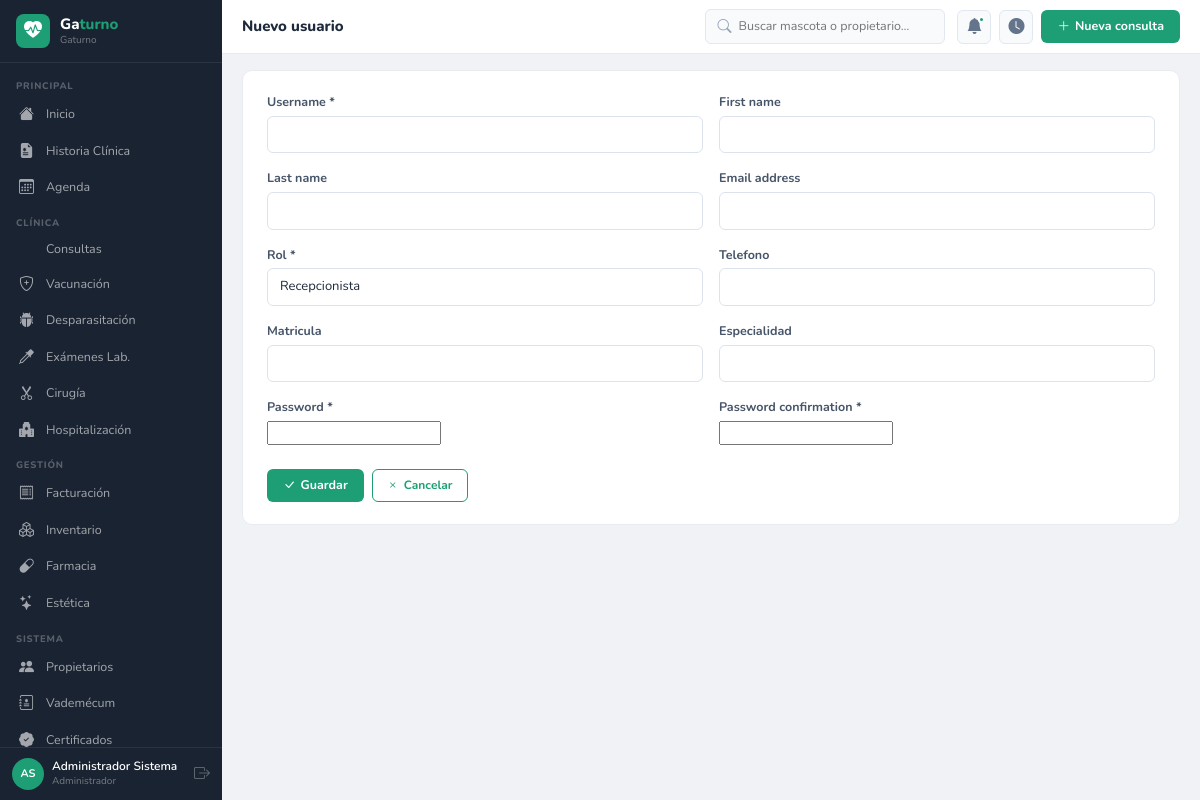
Screenshot of /accounts/usuarios/nuevo/ (signed in) with the database file from the repository.
### apps/accounts/models.py (models this page shows, shortened)
class Usuario(AbstractUser):
    ROLES = [('admin','Administrador'),('veterinario','Veterinario'),
             ('asistente','Asistente'),('recepcionista','Recepcionista'),('esteticista','Esteticista')]
    rol = models.CharField(max_length=20, choices=ROLES, default='recepcionista')
    telefono = models.CharField(max_length=20, blank=True)
    foto = models.ImageField(upload_to='usuarios/', blank=True, null=True)
    matricula = models.CharField(max_length=30, blank=True)
    especialidad = models.CharField(max_length=100, blank=True)
    class Meta:
        verbose_name='Usuario'; verbose_name_plural='Usuarios'
    @property
    def nombre_completo(self):
        return self.get_full_name() or self.username
    @property
    def iniciales(self):
        fn = (self.first_name or '')[:1].upper()
        ln = (self.last_name or '')[:1].upper()
        return (fn + ln) or self.username[:2].upper()

### apps/accounts/views.py (the view)
# urls.py: path('usuarios/nuevo/', views.crear, name='crear'),
@login_required
def crear(request):
    form = UsuarioForm(request.POST or None, request.FILES or None)
    if form.is_valid():
        form.save(); messages.success(request,'Usuario creado.'); return redirect('accounts:lista')
    return render(request, 'accounts/form.html', {'form': form,'titulo': 'Nuevo usuario'})

### apps/accounts/forms.py
class UsuarioForm(UserCreationForm):
    class Meta:
        model = Usuario
        fields = ['username','first_name','last_name','email','rol','telefono','matricula','especialidad']
        widgets = {f: forms.TextInput(attrs={'class':'form-control'}) for f in ['username','first_name','last_name','email','telefono','matricula','especialidad']}
        widgets['rol'] = forms.Select(attrs={'class':'form-select'})

### apps/accounts/templatetags/vetclinic_tags.py (called while the page is built)
@register.filter
def widget_class(field):
    return field.field.widget.__class__.__name__

### templates/accounts/form.html (shortened to what this page needs)
{% extends 'base/base.html' %}
{% load widget_tweaks %}
{% load vetclinic_tags %}
{% block page_title %}{{ titulo }}{% endblock %}
{% block content %}
<div class="form-card">
<form method="post" enctype="multipart/form-data">{% csrf_token %}
<div class="row g-3">
{% for field in form %}
<div class="{% if 'Textarea' in field|widget_class %}col-12{% else %}col-md-6{% endif %}">
  <label class="form-label">{{ field.label }}{% if field.field.required %} *{% endif %}</label>
  {% render_field field %}
</div>
{% endfor %}
</div>
<div class="d-flex gap-2 mt-4">
  <button type="submit" class="btn-vc"><i class="bi bi-check-lg"></i> Guardar</button>
  <a href="javascript:history.back()" class="btn-ol"><i class="bi bi-x"></i> Cancelar</a>
</div>
</form>
</div>
{% endblock %}

### templates/base/base.html (shortened to what this page needs)
<!DOCTYPE html>
<html lang="es">
<head>
<link rel="stylesheet" href="https://cdn.jsdelivr.net/npm/bootstrap@5.3.2/dist/css/bootstrap.min.css">
<link rel="stylesheet" href="https://cdn.jsdelivr.net/npm/bootstrap-icons@1.11.3/font/bootstrap-icons.min.css">
{% load static %}<link rel="stylesheet" href="{% static 'css/vetclinic.css' %}">
</head>
<body>
<nav class="vc-sb" id="sidebar">
  <div class="sb-brand">
    <div class="sb-ic"><i class="bi bi-heart-pulse-fill"></i></div>
    <div><div class="sb-nm">Ga<em>turno</em></div><span class="sb-sub">{{ CLINICA_NOMBRE }}</span></div>
  </div>
  <div class="sb-nav">
    <div class="nav-sec">Principal</div>
    <a href="{% url 'reportes:dashboard' %}" class="nav-link {% if request.resolver_match.namespace == 'reportes' %}active{% endif %}"><i class="bi bi-house-fill"></i><span>Inicio</span></a>
    <a href="{% url 'pacientes:lista' %}" class="nav-link "><i class="bi bi-file-earmark-medical-fill"></i><span>Historia Clínica</span></a>
    <a href="{% url 'agenda:lista' %}" class="nav-link "><i class="bi bi-calendar3"></i><span>Agenda</span></a>
    <div class="nav-sec">Clínica</div>
    <a href="{% url 'consultas:lista' %}" class="nav-link {% if request.resolver_match.namespace == 'consultas' %}active{% endif %}"><span>Consultas</span></a>
    <a href="{% url 'vacunacion:lista' %}" class="nav-link {% if request.resolver_match.namespace == 'vacunacion' %}active{% endif %}"><i class="bi bi-shield-plus"></i><span>Vacunación</span></a>
    <a href="{% url 'desparasitacion:lista' %}" class="nav-link {% if request.resolver_match.namespace == 'desparasitacion' %}active{% endif %}"><i class="bi bi-bug-fill"></i><span>Desparasitación</span></a>
    <a href="{% url 'examenes:lista' %}" class="nav-link {% if request.resolver_match.namespace == 'examenes' %}active{% endif %}"><i class="bi bi-eyedropper"></i><span>Exámenes Lab.</span></a>
    <a href="{% url 'cirugia:lista' %}" class="nav-link {% if request.resolver_match.namespace == 'cirugia' %}active{% endif %}"><i class="bi bi-scissors"></i><span>Cirugía</span></a>
    <a href="{% url 'hospitalizacion:lista' %}" class="nav-link "><i class="bi bi-hospital-fill"></i><span>Hospitalización</span></a>
    <div class="nav-sec">Gestión</div>
    <a href="{% url 'facturacion:lista' %}" class="nav-link {% if request.resolver_match.namespace == 'facturacion' %}active{% endif %}"><i class="bi bi-receipt"></i><span>Facturación</span></a>
    <a href="{% url 'inventario:lista' %}" class="nav-link {% if request.resolver_match.namespace == 'inventario' %}active{% endif %}"><i class="bi bi-boxes"></i><span>Inventario</span></a>
    <a href="{% url 'farmacia:lista' %}" class="nav-link {% if request.resolver_match.namespace == 'farmacia' %}active{% endif %}"><i class="bi bi-capsule"></i><span>Farmacia</span></a>
    <a href="{% url 'estetica:lista' %}" class="nav-link {% if request.resolver_match.namespace == 'estetica' %}active{% endif %}"><i class="bi bi-stars"></i><span>Estética</span></a>
    <div class="nav-sec">Sistema</div>
    <a href="{% url 'propietarios:lista' %}" class="nav-link {% if request.resolver_match.namespace == 'propietarios' %}active{% endif %}"><i class="bi bi-people-fill"></i><span>Propietarios</span></a>
    <a href="{% url 'vademecum:lista' %}" class="nav-link {% if request.resolver_match.namespace == 'vademecum' %}active{% endif %}"><i class="bi bi-journal-medical"></i><span>Vademécum</span></a>
    <a href="{% url 'certificados:lista' %}" class="nav-link {% if request.resolver_match.namespace == 'certificados' %}active{% endif %}"><i class="bi bi-patch-check-fill"></i><span>Certificados</span></a>
  </div>
  <div class="sb-user">
    <div class="u-av">{{ request.user.iniciales }}</div>
    <div><div class="u-nm">{{ request.user.nombre_completo }}</div><div class="u-role">{{ request.user.get_rol_display }}</div></div>
    <a href="{% url 'accounts:logout' %}" class="u-out" title="Salir"><i class="bi bi-box-arrow-right"></i></a>
  </div>
</nav>
<div class="vc-main">
  <header class="vc-top">
    <div class="top-tit">{% block page_title %}Gaturno{% endblock %}</div>
    <div class="top-srch">
      <i class="bi bi-search"></i>
      <input type="text" id="globalSearch" placeholder="Buscar mascota o propietario…" autocomplete="off">
    </div>
    <div class="top-acts">
      <div class="top-btn"><i class="bi bi-bell-fill"></i><div class="top-dot"></div></div>
      <a href="{% url 'agenda:sala_espera' %}" class="top-btn" title="Sala de espera"><i class="bi bi-clock-fill"></i></a>
      <a href="{% url 'consultas:crear' %}" class="btn-vc"><i class="bi bi-plus-lg"></i> Nueva consulta</a>
    </div>
  </header>
  <div class="vc-cnt">{% block content %}{% endblock %}</div>
</div>
{% load static %}<script src="{% static 'js/vetclinic.js' %}"></script>
</body>
</html>

### static/css/vetclinic.css (style rules this page uses)
:root { --vc:#1D9E75;--vc-dk:#0F6E56;--vc-lt:#E1F5EE;--amb:#EF9F27;--amb-dk:#BA7517;--amb-lt:#FAEEDA;--pink:#D4537E;--blue:#378ADD;--blue-lt:#E6F1FB;--coral:#D85A30;--purple:#7F77DD;--purple-lt:#EEEDFE;--green:#639922;--green-lt:#EAF3DE;--red:#E24B4A;--red-lt:#FCEBEB;--sb:#1a2332;--sbw:222px;--top:54px;--f:'Nunito',sans-serif;--r:10px;--rs:6px }
*,*::before,*::after { box-sizing:border-box;margin:0;padding:0 }
body { font-family:var(--f);font-size:13.5px;background:#f0f2f5;color:#2d3748 }
a { text-decoration:none;color:inherit }
.vc-sb { position:fixed;left:0;top:0;bottom:0;width:var(--sbw);background:var(--sb);display:flex;flex-direction:column;z-index:100;transition:transform .25s }
.vc-main { margin-left:var(--sbw);min-height:100vh;display:flex;flex-direction:column }
.sb-brand { display:flex;align-items:center;gap:10px;padding:14px 16px;border-bottom:1px solid rgba(255,255,255,.08);flex-shrink:0 }
.sb-ic { width:34px;height:34px;border-radius:8px;background:var(--vc);display:flex;align-items:center;justify-content:center;color:#fff;font-size:18px;flex-shrink:0 }
.sb-nm { color:#fff;font-size:15px;font-weight:800;line-height:1.2 }
.sb-nm em { color:var(--vc);font-style:normal }
.sb-sub { color:rgba(255,255,255,.4);font-size:10px;display:block }
.sb-nav { flex:1;overflow-y:auto;padding:6px 0 }
.nav-sec { padding:10px 16px 3px;color:rgba(255,255,255,.28);font-size:9.5px;letter-spacing:.8px;text-transform:uppercase;font-weight:800 }
.nav-link { display:flex;align-items:center;gap:9px;padding:7px 16px;color:rgba(255,255,255,.6);border-left:3px solid transparent;font-size:12.5px;transition:all .15s }
.nav-link i { font-size:15px;width:18px;flex-shrink:0 }
.sb-user { padding:10px 12px;border-top:1px solid rgba(255,255,255,.08);display:flex;align-items:center;gap:8px;flex-shrink:0 }
.u-av { width:32px;height:32px;border-radius:50%;background:var(--vc);display:flex;align-items:center;justify-content:center;color:#fff;font-size:11px;font-weight:700;flex-shrink:0 }
.u-nm { color:#fff;font-size:12px;font-weight:600;line-height:1.3 }
.u-role { color:rgba(255,255,255,.4);font-size:10px }
.u-out { margin-left:auto;color:rgba(255,255,255,.3);font-size:16px }
.vc-top { height:var(--top);background:#fff;border-bottom:1px solid #e5e9f0;display:flex;align-items:center;gap:12px;padding:0 20px;position:sticky;top:0;z-index:50;flex-shrink:0 }
.top-tit { font-size:15px;font-weight:800;color:#1e293b;flex:1 }
.top-srch { position:relative;background:#f8fafc;border:1px solid #e2e8f0;border-radius:var(--rs);display:flex;align-items:center;gap:7px;padding:6px 11px;width:240px }
.top-srch i { color:#94a3b8;font-size:14px }
.top-srch input { background:none;border:none;outline:none;font-size:12.5px;font-family:var(--f);width:100% }
.top-acts { display:flex;align-items:center;gap:8px }
.top-btn { width:34px;height:34px;border-radius:var(--rs);background:#f8fafc;border:1px solid #e2e8f0;display:flex;align-items:center;justify-content:center;cursor:pointer;position:relative }
.top-btn i { font-size:16px;color:#64748b }
.top-dot { position:absolute;top:5px;right:5px;width:7px;height:7px;background:var(--vc);border-radius:50%;border:2px solid #fff }
.btn-vc { background:var(--vc);color:#fff!important;border:none;border-radius:var(--rs);padding:7px 16px;font-size:12.5px;font-weight:700;cursor:pointer;display:inline-flex;align-items:center;gap:5px;transition:background .15s;font-family:var(--f) }
.btn-ol { background:none;border:1.5px solid var(--vc);color:var(--vc)!important;border-radius:var(--rs);padding:6px 14px;font-size:12px;font-weight:700;cursor:pointer;display:inline-flex;align-items:center;gap:5px;transition:all .15s;font-family:var(--f) }
.vc-cnt { padding:16px 20px;flex:1;display:flex;flex-direction:column;gap:14px }
.form-card { background:#fff;border-radius:var(--r);border:1px solid #e8ecf0;padding:22px 24px;margin-bottom:14px }
label.form-label { font-size:12.5px;font-weight:700;color:#475569;margin-bottom:4px;display:block }
.form-control,.form-select { font-family:var(--f);font-size:13px;border:1px solid #dde3ec;border-radius:var(--rs);padding:8px 12px;width:100%;transition:border-color .15s,box-shadow .15s;color:#1e293b;background:#fff }

### rows the page displays
Usuario: user.iniciales "AS", user.nombre_completo "Administrador Sistema", user.rol "Administrador"

### other values shown
{{ CLINICA_NOMBRE }} "Gaturno"
{{ titulo }} "Nuevo usuario"
{{ field.label }} "Username" "First name" "Last name" "Email address" "Rol" "Telefono" "Matricula" "Especialidad" "Password" "Password confirmation"
